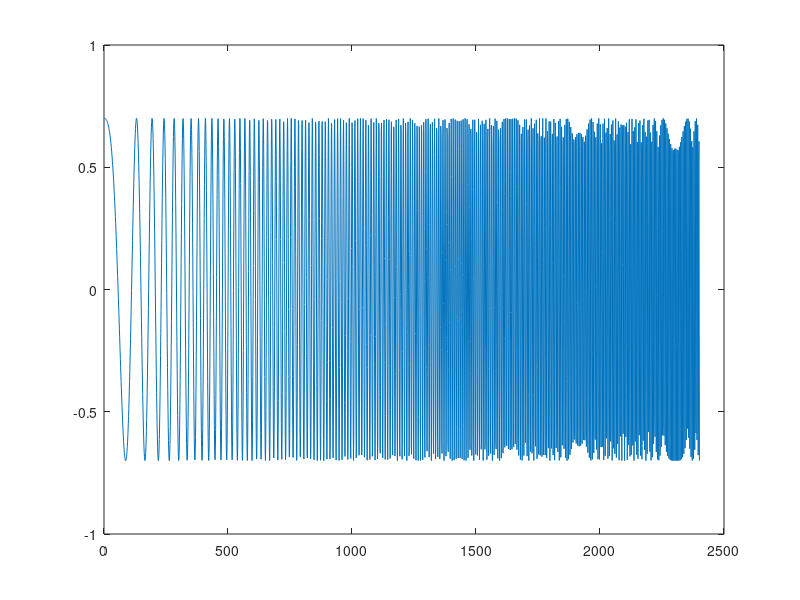

Write the MATLAB code that produced this figure.
clc;
clear;
close all;
% Creates a sweep from 500Hz to 2000Hz in 50 ms 
fs = 48000; % Samplings frequency
time = 0.05; % Sec, equal to 2400 samples
t = 0:1/fs:time;
f1 = 100; % Hz
f2 = 10000; % Hz
y = chirp(t, f1, time, f2);
y = y.*0.7; % Gain 0.9
plot(y);

% gem i fil
y16 = y*2^15;
fid = fopen('x_signal.txt', 'w');
for i=1:length(y16)
    xtext = num2str(round(y16(i)));
    fprintf(fid, '%s,\r\n', xtext);
end
fclose(fid);
